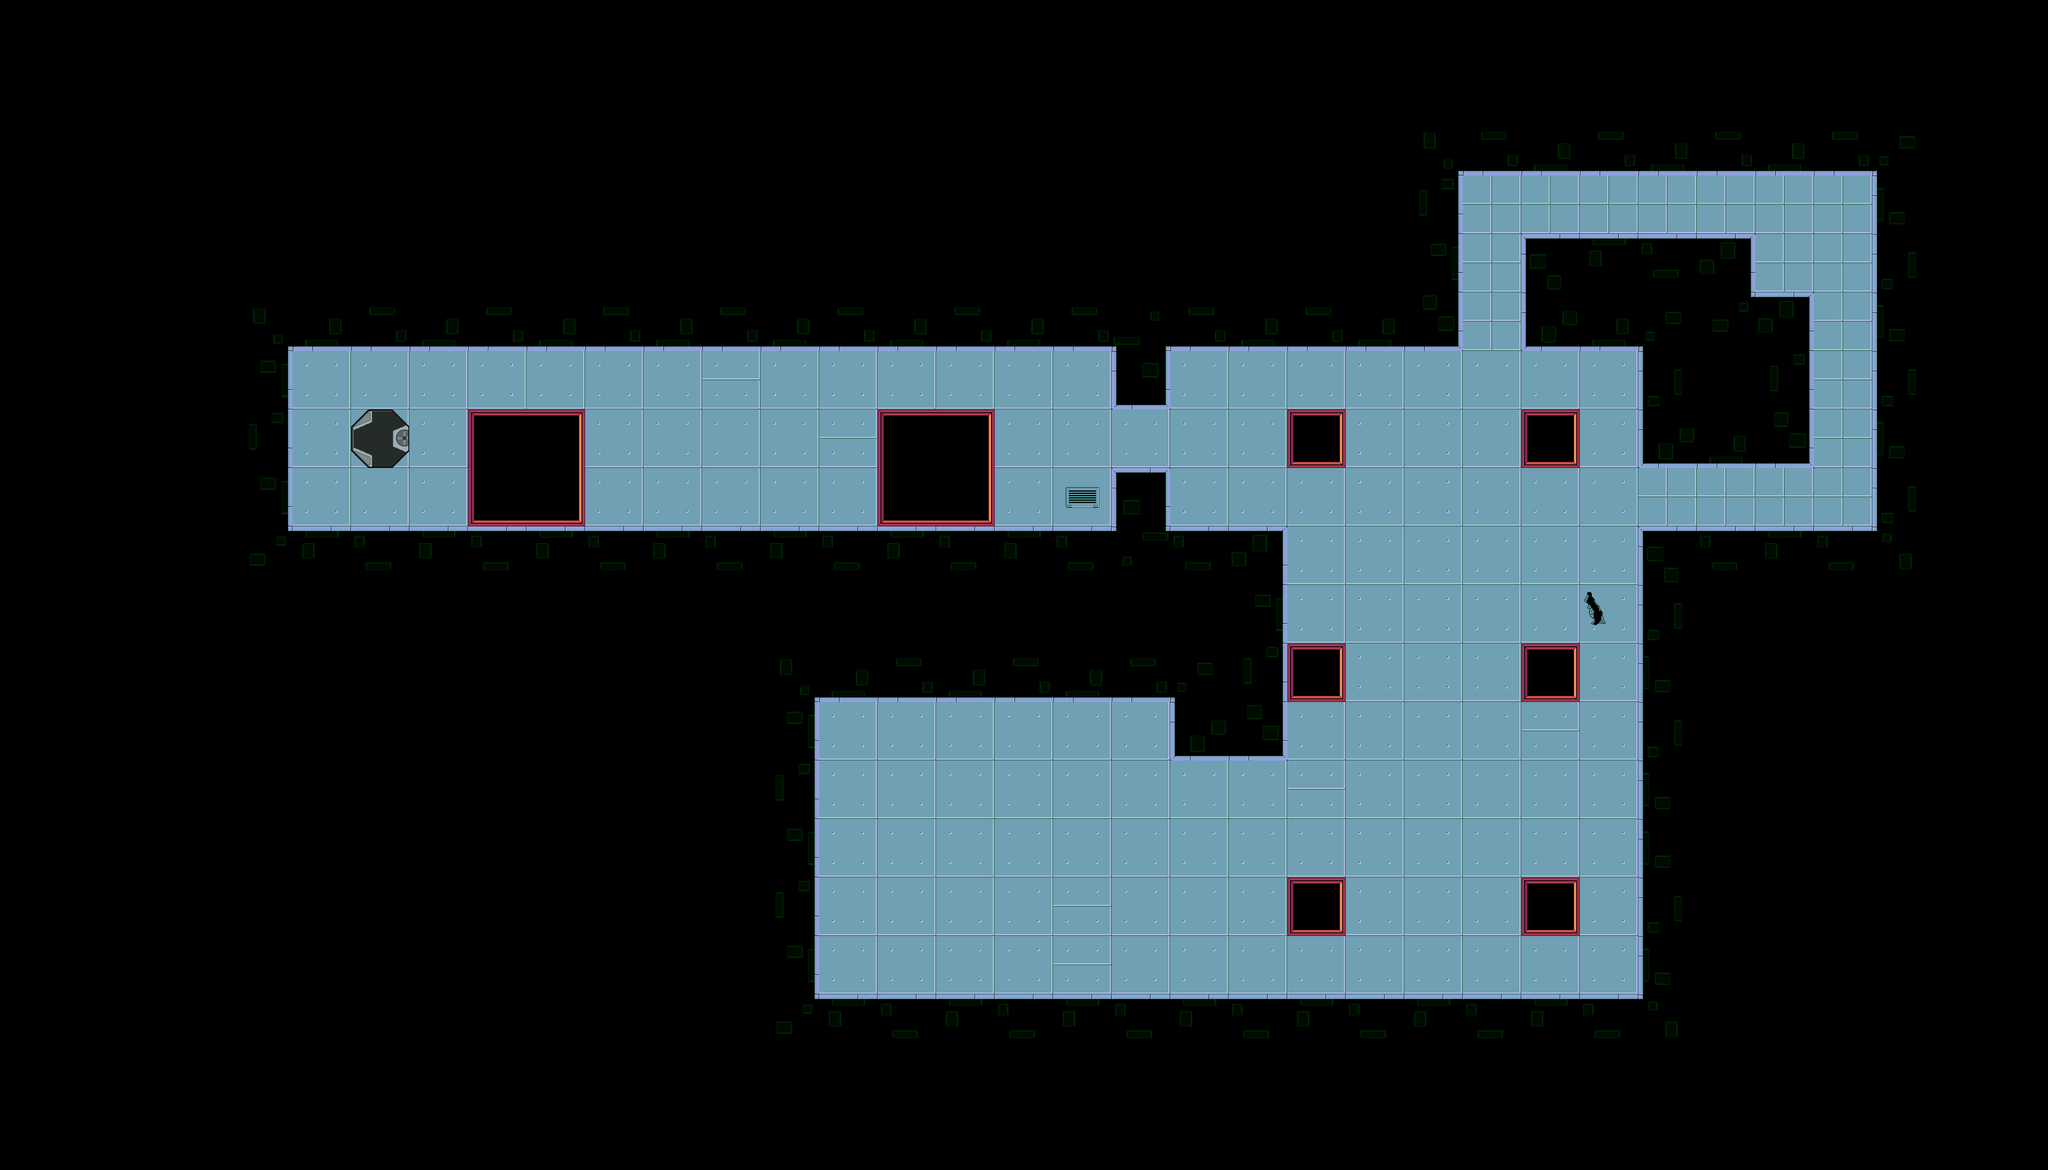

Rendered tile map (Tiled .tmx) drawn with the repository's tilesets; below, a short description and the map source with its tile grids summarised:
An orthogonal 35x20 tile map with 128x128 px tiles, 3 tile layers (Background, Calque 2, Wall), 4 tilesets and 27 objects (4x ConeLight, 3x Light, 2x Door, Exit, Camera, ...).

<map version="1.0" orientation="orthogonal" renderorder="right-down" width="35" height="20" tilewidth="128" tileheight="128" nextobjectid="40">
 <properties>
  <property name="Ambiant Light Min" value="0.28" />
 </properties>
 <tileset firstgid="1" name="Room_blue" tilewidth="128" tileheight="128" spacing="2" margin="1" tilecount="81" columns="9">
  <image source="Tilesets/Room_blue.png" width="1170" height="1170" />
 </tileset>
 <tileset firstgid="82" name="Floor_blue" tilewidth="128" tileheight="128" spacing="2" margin="1" tilecount="36" columns="6">
  <image source="Tilesets/Floor_blue.png" width="780" height="780" />
 </tileset>
 <tileset firstgid="118" name="Pipes" tilewidth="128" tileheight="128" spacing="2" margin="1" tilecount="36" columns="6">
  <image source="Tilesets/Pipes.png" width="780" height="780" />
 </tileset>
 <tileset firstgid="154" name="Items" tilewidth="128" tileheight="128" spacing="2" margin="1" tilecount="8" columns="4">
  <image source="Tilesets/Items.png" width="520" height="260" />
 </tileset>
 <layer name="Background" width="35" height="20">
  <data>[700 cells, 171 non-empty, 10 distinct tile ids]</data>
 </layer>
 <layer name="Calque 2" width="35" height="20">
  <data>[700 cells, 1 non-empty, 1 distinct tile ids]</data>
 </layer>
 <layer name="Wall" width="35" height="20">
  <data>[700 cells, 529 non-empty, 7 distinct tile ids]</data>
 </layer>
 <objectgroup name="Objects">
  <object id="1" x="512" y="384" width="2688" height="384" />
  <object id="2" x="512" y="768" width="128" height="512" />
  <object id="3" x="640" y="1152" width="2176" height="384" />
  <object id="4" x="3584" y="1152" width="512" height="1024" />
  <object id="6" x="1664" y="1536" width="128" height="640" />
  <object id="7" x="1664" y="2176" width="2048" height="128" />
  <object id="9" x="2432" y="768" width="128" height="128" />
  <object id="10" x="2432" y="1024" width="128" height="128" />
  <object id="12" type="Door" x="3616" y="1024" width="64" height="128">
   <properties>
    <property name="Association Number" value="1" />
   </properties>
  </object>
  <object id="14" type="Exit" x="2048" y="1792" width="128" height="128" />
  <object id="20" x="3072" y="256" width="1152" height="128" />
  <object id="21" x="4096" y="384" width="128" height="896" />
  <object id="22" x="3328" y="512" width="512" height="256" />
  <object id="23" x="3584" y="640" width="384" height="384" />
  <object id="25" type="ConeLight" x="1152" y="768">
   <properties>
    <property name="Angle" type="float" value="55" />
    <property name="Color" value="1,1,1,0.55" />
    <property name="Distance" type="float" value="50" />
   </properties>
   <polyline points="0,0 0,64" />
  </object>
  <object id="26" type="ConeLight" x="1920" y="768">
   <properties>
    <property name="Angle" type="float" value="55" />
    <property name="Color" value="1,1,1,0.55" />
    <property name="Distance" type="float" value="50" />
   </properties>
   <polyline points="0,0 0,64" />
  </object>
  <object id="27" type="ConeLight" x="3584" y="768">
   <properties>
    <property name="Color" value="1,1,1,0.55" />
    <property name="Distance" type="float" value="80" />
   </properties>
   <polyline points="0,0 -32,32" />
  </object>
  <object id="29" type="Door" x="3200" y="672" width="128" height="64">
   <properties>
    <property name="Association Number" value="1" />
   </properties>
  </object>
  <object id="30" x="2560" y="1536" width="256" height="128" />
  <object id="32" type="Camera" x="2112" y="1856">
   <polyline points="0,0 1088,0 1088,-896 -1280,-896" />
  </object>
  <object id="33" type="ConeLight" x="1792" y="1536">
   <properties>
    <property name="Angle" type="float" value="22" />
    <property name="Distance" type="float" value="45" />
    <property name="Flicker" value="3" />
   </properties>
   <polyline points="0,0 96,96" />
  </object>
  <object id="34" type="Light" x="3168" y="1312" width="128" height="128" rotation="97.125">
   <properties>
    <property name="Impulse" type="bool" value="true" />
    <property name="Texture" value="CrateSpace1" />
    <property name="Weight" type="float" value="8" />
   </properties>
  </object>
  <object id="36" type="Light" x="2560" y="1696" width="150" height="30" rotation="-254.443">
   <properties>
    <property name="Impulse" type="bool" value="true" />
    <property name="Texture" value="Debris1" />
   </properties>
  </object>
  <object id="37" type="Light" x="3424" y="1728" width="150" height="30" rotation="-168.781">
   <properties>
    <property name="Impulse" type="bool" value="false" />
    <property name="Texture" value="Debris3" />
   </properties>
  </object>
 </objectgroup>
 <objectgroup name="Spawn">
  <object id="19" name="Tom" gid="159" x="768" y="1024" width="128" height="128" />
  <object id="18" type="Switch" gid="155" x="3456" y="896" width="128" height="128">
   <properties>
    <property name="Association Number" value="1" />
   </properties>
  </object>
  <object id="24" type="Upgrade" gid="157" x="3904" y="576" width="128" height="128">
   <properties>
    <property name="ID" value="1" />
   </properties>
  </object>
 </objectgroup>
</map>
